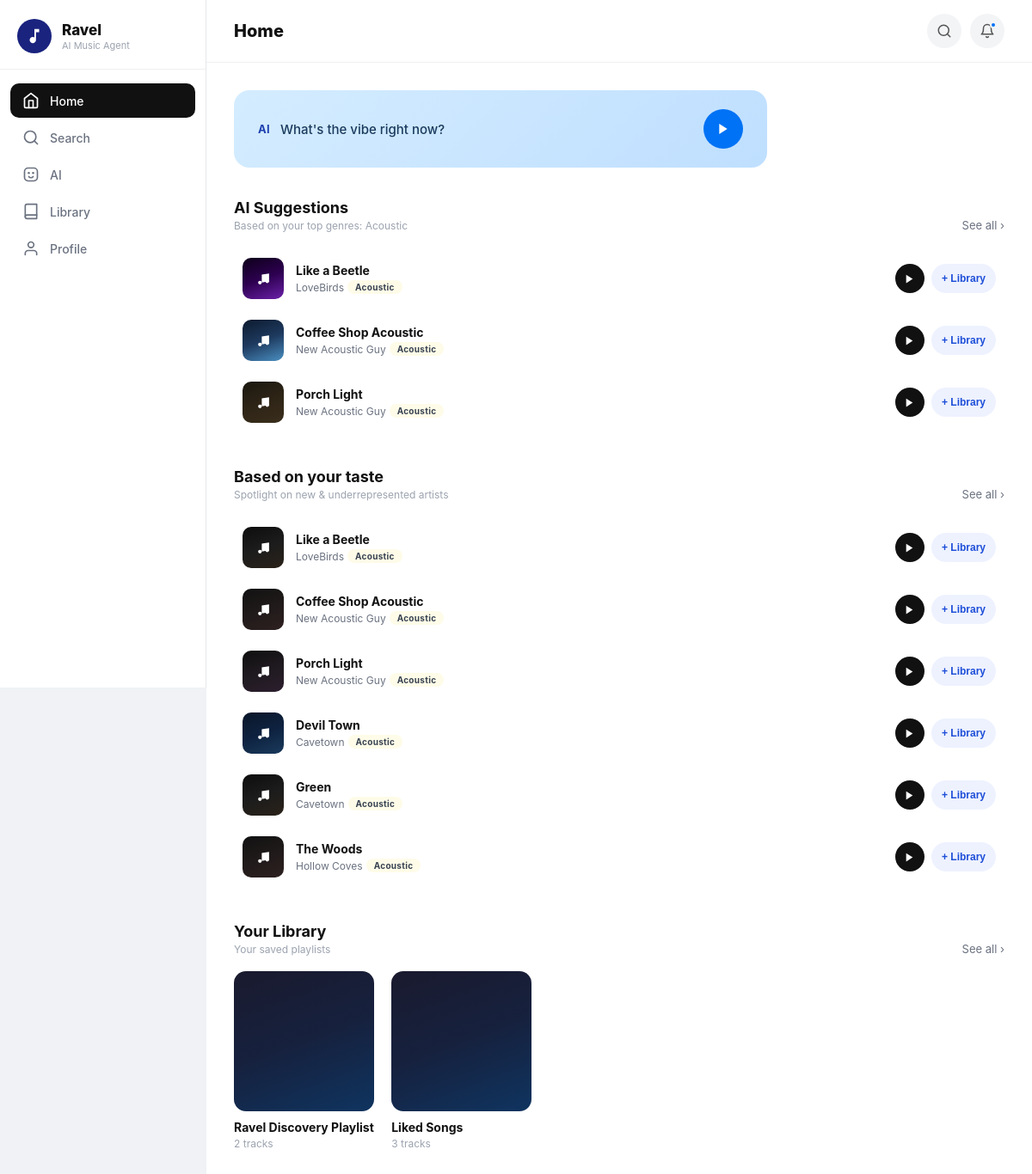
/dashboard (signed in), run on the app's committed database.
### tables this page shows
CREATE TABLE Track (
        TrackID INTEGER PRIMARY KEY AUTOINCREMENT,
        ArtistID INTEGER,
        Title TEXT NOT NULL,
        Genre TEXT,
        PlayCount INTEGER, FilePath TEXT,
        FOREIGN KEY (ArtistID) REFERENCES Artist(ArtistID)
    );

CREATE TABLE Artist (
        ArtistID INTEGER PRIMARY KEY AUTOINCREMENT,
        Name TEXT NOT NULL,
        StreamCount INTEGER,
        IsUnderrepresented BOOLEAN
    );

CREATE TABLE Playlist (
        PlaylistID INTEGER PRIMARY KEY AUTOINCREMENT,
        UserID INTEGER,
        GeneratedTitle TEXT,
        DateCreated DATETIME DEFAULT CURRENT_TIMESTAMP,
        FOREIGN KEY (UserID) REFERENCES User(UserID)
    );

### app.py (the view, shortened to what this page needs)
@app.route('/dashboard')
def dashboard():
    if 'user_id' not in session:
        return redirect(url_for('login'))
    user_id = session['user_id']
    is_new_user = session.pop('is_new_user', False)
    conn = get_db_connection()
    ensure_liked_songs_playlist(conn, user_id)
    playlists_data = conn.execute('SELECT * FROM Playlist WHERE UserID = ? ORDER BY DateCreated DESC',
                                  (user_id,)).fetchall()
    saved_playlists = []
    player_saved_playlists = []
    for p in playlists_data:
        tracks = conn.execute('''
            SELECT Track.TrackID, Track.Title, Artist.Name as ArtistName, Track.Genre, Track.FilePath
            FROM Contains
            JOIN Track ON Contains.TrackID = Track.TrackID
            JOIN Artist ON Track.ArtistID = Artist.ArtistID
            WHERE Contains.PlaylistID = ?
        ''', (p['PlaylistID'],)).fetchall()
        saved_playlists.append({
            "id": p['PlaylistID'],
            "title": p['GeneratedTitle'],
            "date": p['DateCreated'],
            "tracks": tracks
        })
        player_saved_playlists.append({
            "id": p['PlaylistID'],
            "title": p['GeneratedTitle'],
            "tracks": [
                {
                    "id": track['TrackID'],
                    "title": track['Title'],
                    "artist": track['ArtistName'],
                    "genre": track['Genre'],
                    "file": track['FilePath']
                }
                for track in tracks
            ]
        })
    top_genres_rows = conn.execute('''
        SELECT Genre, COUNT(*) as cnt FROM ListenHistory
        WHERE UserID = ? AND Genre != ''
        GROUP BY Genre ORDER BY cnt DESC LIMIT 3
    ''', (user_id,)).fetchall()
    top_genre_names = [g['Genre'] for g in top_genres_rows]
    recommendations = []
    if top_genre_names:
        placeholders = ','.join('?' * len(top_genre_names))
        recommendations = conn.execute(f'''
            SELECT Track.TrackID, Track.Title, Artist.Name as ArtistName, Track.Genre, Track.FilePath
            FROM Track JOIN Artist ON Track.ArtistID = Artist.ArtistID
            WHERE Artist.IsUnderrepresented = 1 AND Track.Genre IN ({placeholders})
            ORDER BY Artist.StreamCount ASC LIMIT 6
        ''', top_genre_names).fetchall()
    notifications = build_user_notifications(conn, user_id)
    musician_data = None
    user_type = session.get('user_type')
    conn.close()
    recs = [
        {'id': r['TrackID'], 'title': r['Title'], 'artist': r['ArtistName'], 'genre': r['Genre'], 'file': r['FilePath']}
        for r in recommendations]
    return render_template('dashboard.html',
                           playlists=saved_playlists,
                           player_playlists=player_saved_playlists,
                           recommendations=recs,
                           top_genres=top_genre_names,
                           notifications=notifications,
                           is_new_user=is_new_user,
                           user_type=user_type,
                           musician_data=musician_data
                           )

### app.py (called while the page is built, shortened)
def get_db_connection():
    conn = sqlite3.connect('ravel_database.db')
    conn.row_factory = sqlite3.Row
    return conn

def ensure_liked_songs_playlist(conn, user_id):
    playlist = conn.execute(
        'SELECT PlaylistID, GeneratedTitle, DateCreated FROM Playlist WHERE UserID = ? AND GeneratedTitle = ? ORDER BY PlaylistID ASC LIMIT 1',
        (user_id, LIKED_SONGS_TITLE)
    ).fetchone()
    if playlist:
        return playlist

def _fmt_relative_time(ts):
    if not ts:
        return 'Recently'
    try:
        dt = datetime.strptime(ts[:19], '%Y-%m-%d %H:%M:%S')
        delta = datetime.now() - dt
        secs = max(int(delta.total_seconds()), 0)
        if secs < 60:
            return 'Just now'
        if secs < 3600:
            return f'{secs // 60} min ago'
        if secs < 86400:
            return f'{secs // 3600} hr ago'
        if secs < 604800:
            return f'{secs // 86400} day ago' if secs < 172800 else f'{secs // 86400} days ago'
        return dt.strftime('%b %d')
    except Exception:
        return 'Recently'

def build_user_notifications(conn, user_id):
    rows = conn.execute('''
        SELECT NotificationID, Message, IsRead, CreatedAt
        FROM Notification
        WHERE UserID = ?
        ORDER BY CreatedAt DESC, NotificationID DESC
        LIMIT 5
    ''', (user_id,)).fetchall()
    return [
        {
            'id': row['NotificationID'],
            'text': row['Message'],
            'time': _fmt_relative_time(row['CreatedAt']),
            'read': bool(row['IsRead'])
        }
        for row in rows
    ]

### templates/dashboard.html (shortened to what this page needs)
<!DOCTYPE html>
<html lang="en">
<head>
</head>
<body>
<div class="sidebar">
    <div class="sidebar-logo">
        <div class="logo-circle">
            <svg width="22" height="22" viewBox="0 0 24 24" fill="white">
                <path d="M12 3v10.55c-.59-.34-1.27-.55-2-.55-2.21 0-4 1.79-4 4s1.79 4 4 4 4-1.79 4-4V7h4V3h-6z"/>
            </svg>
        </div>
        <div class="sidebar-brand"><h2>Ravel</h2><p>AI Music Agent</p></div>
    </div>
    <nav class="sidebar-nav">
        <a href="/dashboard" class="nav-link active">
            <svg viewBox="0 0 24 24" fill="none" stroke="currentColor" stroke-width="2" stroke-linecap="round" stroke-linejoin="round"><path d="M3 9l9-7 9 7v11a2 2 0 0 1-2 2H5a2 2 0 0 1-2-2z"/><polyline points="9 22 9 12 15 12 15 22"/></svg>
            Home
        </a>
        <a href="/search" class="nav-link">
            <svg viewBox="0 0 24 24" fill="none" stroke="currentColor" stroke-width="2" stroke-linecap="round" stroke-linejoin="round"><circle cx="11" cy="11" r="8"/><line x1="21" y1="21" x2="16.65" y2="16.65"/></svg>
            Search
        </a>
        <a href="/ai" class="nav-link">
            AI
        </a>
        <a href="/library" class="nav-link">
            <svg viewBox="0 0 24 24" fill="none" stroke="currentColor" stroke-width="2" stroke-linecap="round" stroke-linejoin="round"><path d="M4 19.5A2.5 2.5 0 0 1 6.5 17H20"/><path d="M6.5 2H20v20H6.5A2.5 2.5 0 0 1 4 19.5v-15A2.5 2.5 0 0 1 6.5 2z"/></svg>
            Library
        </a>
        <a href="/profile" class="nav-link">
            <svg viewBox="0 0 24 24" fill="none" stroke="currentColor" stroke-width="2" stroke-linecap="round" stroke-linejoin="round"><path d="M20 21v-2a4 4 0 0 0-4-4H8a4 4 0 0 0-4 4v2"/><circle cx="12" cy="7" r="4"/></svg>
            Profile
        </a>
    </nav>
</div>
<div class="main-content">
    <div class="top-bar">
        <span class="top-bar-title">Home</span>
        <div class="top-bar-right">
            <button class="icon-btn" onclick="window.location.href='/search'" aria-label="Search">
                <svg width="18" height="18" viewBox="0 0 24 24" fill="none" stroke="#555" stroke-width="2" stroke-linecap="round" stroke-linejoin="round"><circle cx="11" cy="11" r="8"/><line x1="21" y1="21" x2="16.65" y2="16.65"/></svg>
            </button>
            <div class="notif-wrapper">
                <button class="icon-btn" id="notif-btn" onclick="toggleNotif()" aria-label="Notifications">
                    <svg width="18" height="18" viewBox="0 0 24 24" fill="none" stroke="#555" stroke-width="2" stroke-linecap="round" stroke-linejoin="round"><path d="M18 8A6 6 0 0 0 6 8c0 7-3 9-3 9h18s-3-2-3-9"/><path d="M13.73 21a2 2 0 0 1-3.46 0"/></svg>
                    <span class="notif-badge" id="notif-badge"{% if not notifications %} style="display:none;"{% endif %}></span>
                </button>
            </div>
        </div>
    </div>
    <div class="content-area">
        <div class="ai-vibe-bubble" role="button" tabindex="0" onclick="goToAIPage()" onkeydown="if(event.key==='Enter' || event.key===' '){event.preventDefault();goToAIPage();}">
            <div class="ai-vibe-inner">
                <span class="ai-label">AI</span>
                <p class="vibe-question">What's the vibe right now?</p>
            </div>
            <button class="vibe-play-btn" type="button" onclick="event.stopPropagation();goToAIPage()" aria-label="Open AI tab">
                <svg width="16" height="16" viewBox="0 0 24 24" fill="white"><polygon points="5 3 19 12 5 21 5 3"/></svg>
            </button>
        </div>
        <div class="section">
            <div class="section-header">
                <div>
                    <div class="section-title">AI Suggestions</div>
                    <div class="section-subtitle">{% if top_genres %}Based on your top genres: {{ top_genres | join(', ') }}{% else %}Discover new music{% endif %}</div>
                </div>
                <a href="/library" class="see-all">See all &rsaquo;</a>
            </div>
            <ul class="recent-list" id="ai-suggestions">
                {% if recommendations %}
                    {% for rec in recommendations[:3] %}
                    <li class="recent-item" onclick="playRecommendation({{ loop.index0 }}, 'suggestions')">
                        <div style="background:linear-gradient(160deg, {% if loop.index == 1 %}#0d0019 0%,#2d0050 50%,#6b21a8 100%{% elif loop.index == 2 %}#0c1a2e 0%,#1e3a5f 50%,#4a8fc1 100%{% else %}#1a1810 0%,#2e2416 50%,#3a2e1c 100%{% endif %});width:48px;height:48px;border-radius:10px;flex-shrink:0;display:flex;align-items:center;justify-content:center;">
                            <svg width="17" height="17" viewBox="0 0 24 24" fill="white"><path d="M9 18V5l12-2v13"/><circle cx="6" cy="18" r="3"/><circle cx="18" cy="16" r="3"/></svg>
                        </div>
                        <div style="flex:1;min-width:0;">
                            <div class="recent-name">{{ rec.title }}</div>
                            <div class="recent-desc">
                                {{ rec.artist }}
                                {% if rec.genre %}
                                <span class="genre-badge" data-genre="{{ rec.genre }}">{{ rec.genre }}</span>
                                {% endif %}
                            </div>
                        </div>
                        <div class="row-actions">
                            <button class="row-btn play" onclick="event.stopPropagation(); playRecommendation({{ loop.index0 }}, 'suggestions')" aria-label="Play">
                                <svg width="13" height="13" viewBox="0 0 24 24" fill="white"><polygon points="5 3 19 12 5 21 5 3"/></svg>
                            </button>
                            <button class="row-btn add" onclick="event.stopPropagation(); addRecommendationToLibrary({{ loop.index0 }}, 'suggestions')">+ Library</button>
                        </div>
                    </li>
                    {% endfor %}
                {% else %}
                    <li class="empty-state">Listen to some tracks and the AI will personalise this section for you!</li>
                {% endif %}
            </ul>
        </div>
        <div class="section">
            <div class="section-header">
                <div>
                    <div class="section-title">Based on your taste</div>
                    <div class="section-subtitle">Spotlight on new &amp; underrepresented artists</div>
                </div>
                <a href="/library" class="see-all">See all &rsaquo;</a>
            </div>
            <ul class="recent-list" id="based-on-taste">
                {% if recommendations %}
                    {% for rec in recommendations %}
                    <li class="recent-item" onclick="playRecommendation({{ loop.index0 }}, 'taste')">
                        <div style="background:linear-gradient(160deg, {% if loop.index % 4 == 1 %}#0d0d0d 0%,#1c1c1c 50%,#2a2219 100%{% elif loop.index % 4 == 2 %}#111111 0%,#201a1a 50%,#2e2020 100%{% elif loop.index % 4 == 3 %}#0f0f0f 0%,#1f1a20 50%,#2c1e2e 100%{% else %}#0a1628 0%,#0e2240 50%,#1a3a5c 100%{% endif %});width:48px;height:48px;border-radius:10px;flex-shrink:0;display:flex;align-items:center;justify-content:center;">
                            <svg width="17" height="17" viewBox="0 0 24 24" fill="white"><path d="M9 18V5l12-2v13"/><circle cx="6" cy="18" r="3"/><circle cx="18" cy="16" r="3"/></svg>
                        </div>
                        <div style="flex:1;min-width:0;">
                            <div class="recent-name">{{ rec.title }}</div>
                            <div class="recent-desc">
                                {{ rec.artist }}
                                {% if rec.genre %}
                                <span class="genre-badge" data-genre="{{ rec.genre }}">{{ rec.genre }}</span>
                                {% endif %}
                            </div>
                        </div>
                        <div class="row-actions">
                            <button class="row-btn play" onclick="event.stopPropagation(); playRecommendation({{ loop.index0 }}, 'taste')" aria-label="Play">
                                <svg width="13" height="13" viewBox="0 0 24 24" fill="white"><polygon points="5 3 19 12 5 21 5 3"/></svg>
                            </button>
                            <button class="row-btn add" onclick="event.stopPropagation(); addRecommendationToLibrary({{ loop.index0 }}, 'taste')">+ Library</button>
                        </div>
                    </li>
                    {% endfor %}
                {% else %}
                    <li class="empty-state">No recommendations yet. Start listening to build your taste profile!</li>
                {% endif %}
            </ul>
        </div>
        {% if playlists %}
        <div class="section">
            <div class="section-header">
                <div><div class="section-title">Your Library</div><div class="section-subtitle">Your saved playlists</div></div>
                <a href="/library" class="see-all">See all &rsaquo;</a>
            </div>
            <div class="playlist-grid">
                {% for playlist in playlists %}
                <div class="playlist-card" onclick="window.location.href='/library{% if playlist.title == 'Liked Songs' %}#songs{% else %}#playlist-detail-{{ playlist.id }}{% endif %}'">
                    <div class="playlist-card-image" style="background:linear-gradient(160deg,#1a1a2e 0%,#16213e 50%,#0f3460 100%);"></div>
                    <div class="playlist-card-title">{{ playlist.title }}</div>
                    <div class="playlist-card-artist">{{ playlist.tracks|length }} tracks</div>
                </div>
                {% endfor %}
            </div>
        </div>
        {% endif %}
    </div>
</div>
</body>
</html>

### data on the page
Track: title "Like a Beetle", artist "LoveBirds", genre "Acoustic"
Track: title "Coffee Shop Acoustic", artist "New Acoustic Guy", genre "Acoustic"
Track: title "Porch Light", artist "New Acoustic Guy", genre "Acoustic"
Track: title "Devil Town", artist "Cavetown", genre "Acoustic"
Track: title "Green", artist "Cavetown", genre "Acoustic"
Track: title "The Woods", artist "Hollow Coves", genre "Acoustic"
Playlist: title "Ravel Discovery Playlist", tracks|length "2"
Playlist: title "Liked Songs", tracks|length "3"

### other printed values
{{ top_genres | join(', ') }} "Acoustic"
